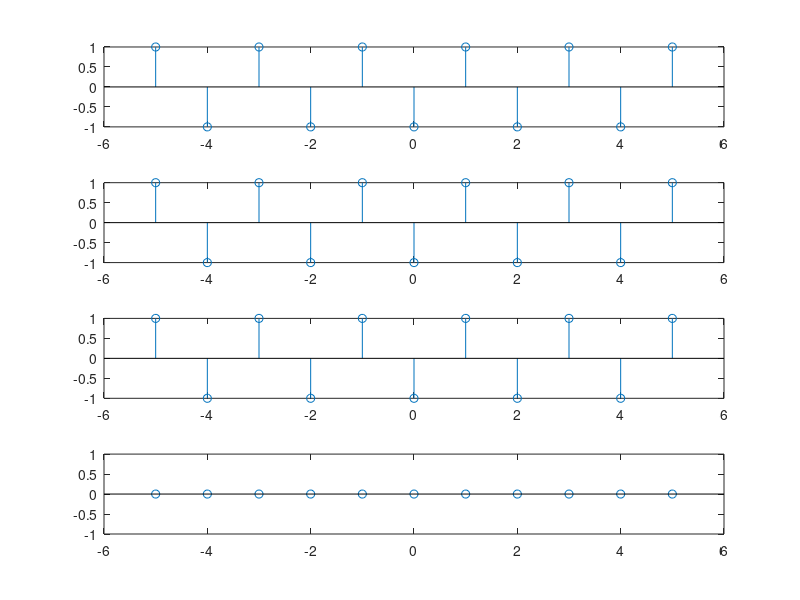

The MATLAB script that drew this image:
%Lab2p1q3b
clear
clc
clf

n=-5:5;
x=(-1).^(n-1);
xm=(-1).^(-n-1);
ye=0.5*(x+xm);
yo=0.5*(x-xm);

subplot(4,1,1)
stem(-5:5,x)
subplot(4,1,2)
stem(-5:5,xm)
subplot(4,1,3)
stem(-5:5,ye)
subplot(4,1,4)
stem(-5:5,yo)
